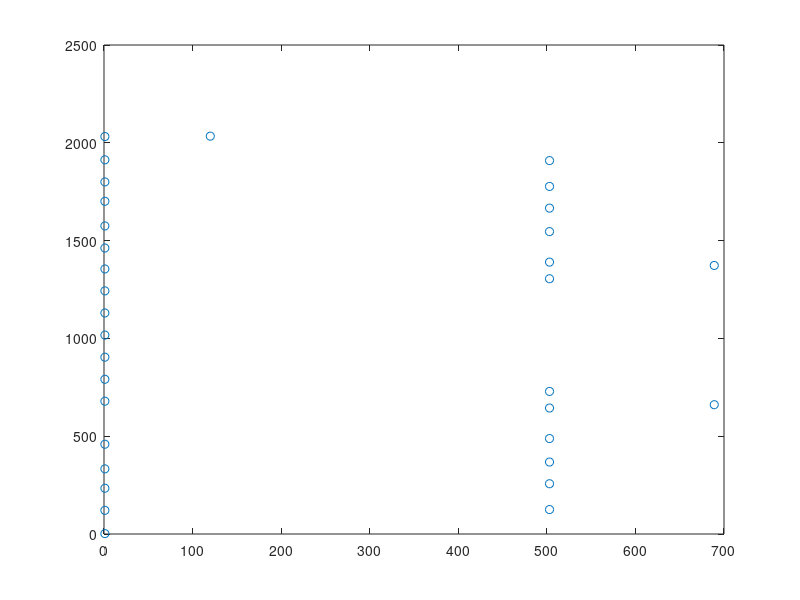

MATLAB code to generate this figure:
% suffix = "test"
% save_dir = "GSPLOT_OUTPUT";

% fp = fopen(save_dir+'\jeddy_'+suffix+'.txt', 'w')
% fprintf(fp, 'a');


SEN0 = dlmread('i/sensorCoordinate0.txt');
r = SEN0(:, 1);
z = SEN0(:, 2);
figure()
plot(r, z, 'o')
